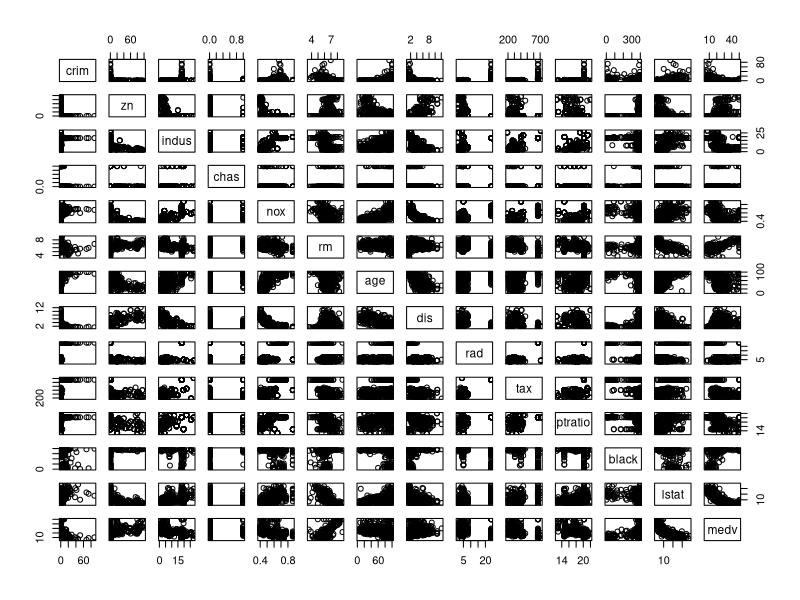
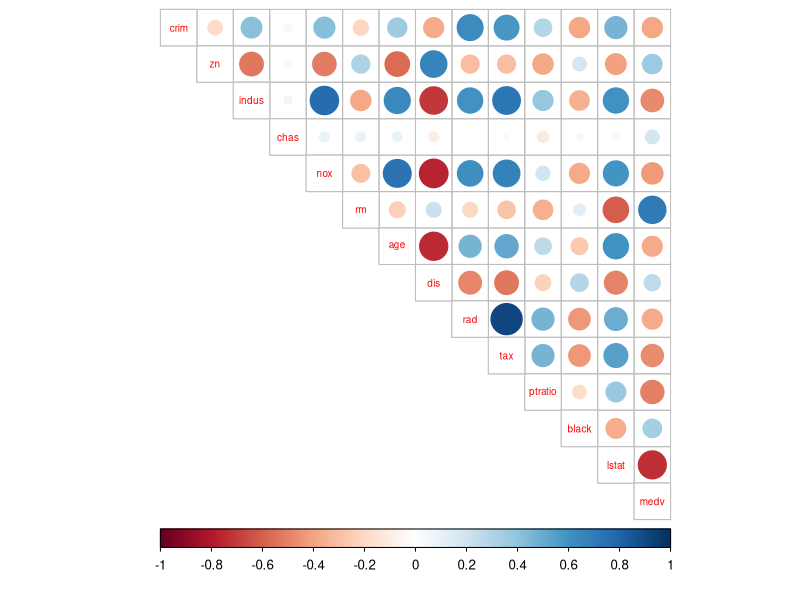
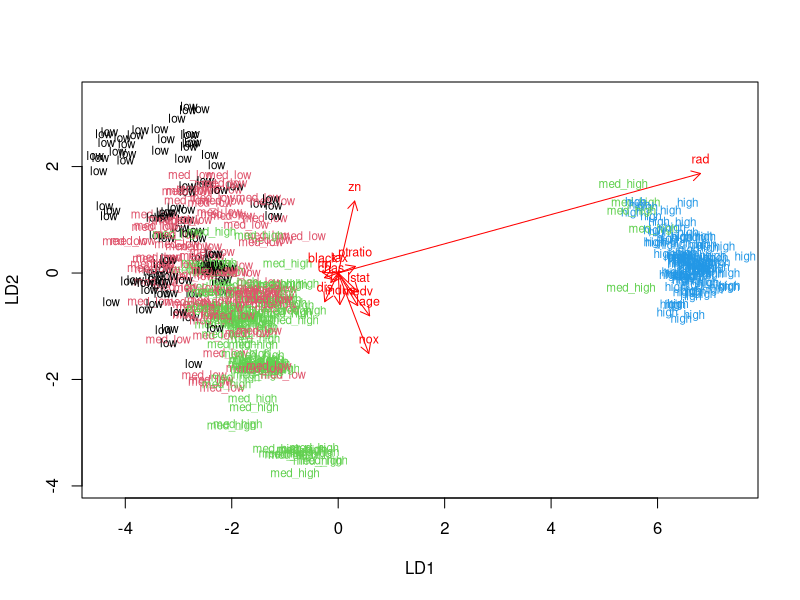
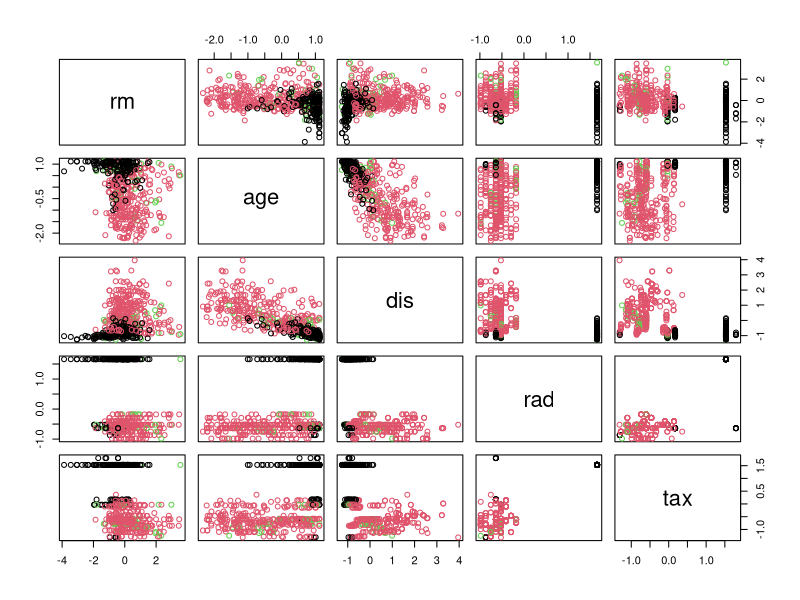
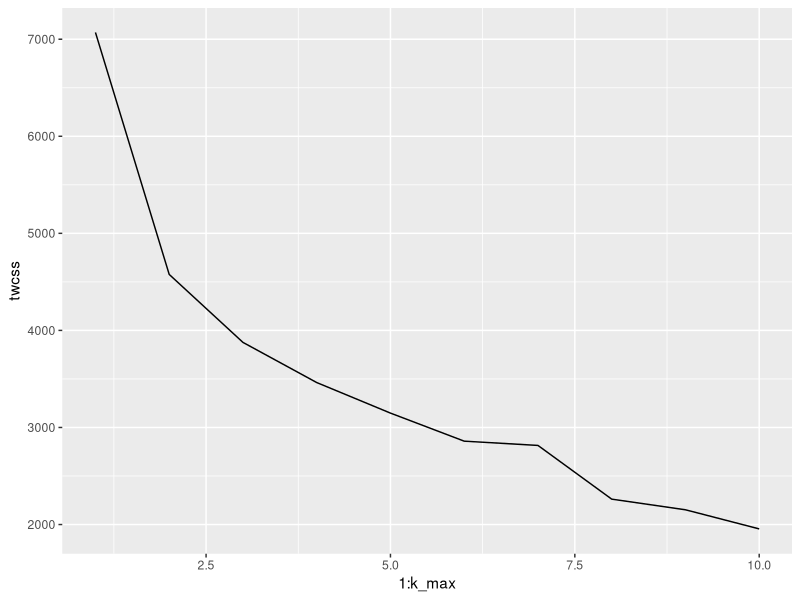
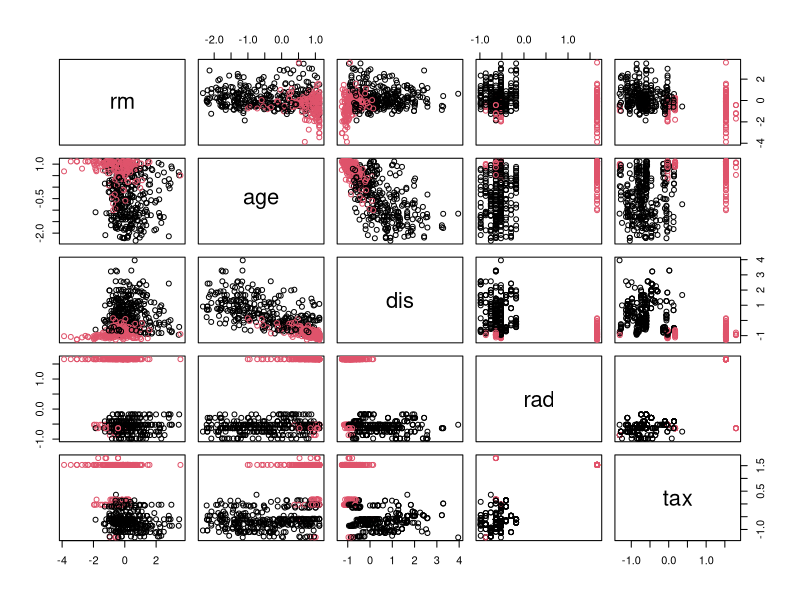

Write the R code that produced these figures, in order.
## ---- chunk 1
date()
## ---- chunk 2
#Accessing the MASS package
library(MASS)

#Loading the data
data("Boston")

#Exploring the dataset
str(Boston)
summary(Boston)


## ---- chunk 3
#Plotting matrix of the variables using pairs
pairs(Boston)


## ---- chunk 4
#Producing a correlation matrix
library(tidyr)
library(corrplot)

#Calculating the correlation matrix and round it
cor_matrix<-cor(Boston) %>% round(digits = 2)

#Priunting the correlation matrix
cor_matrix

## ---- chunk 5
#Visualizing the correlation matrix
corrplot(cor_matrix, method="circle", type="upper", cl.pos="b", tl.pos="d", tl.cex = 0.6)

## ---- chunk 6
#Let us center and standardize variables
boston_scaled <- scale(Boston)

#Summaries of the scaled variables
summary(boston_scaled)

## ---- chunk 7
#Changing the object to data frame
boston_scaled <- as.data.frame(boston_scaled)

## ---- chunk 8
#Creating a quantile vector of 'crim' and printing it
bins <- quantile(boston_scaled$crim)
bins

#Creating a categorical variable 'crime' according to the quantiles set in bins
crime <- cut(boston_scaled$crim, breaks = bins, include.lowest = TRUE, labels = c("low","med_low","med_high","high"))

#Let us look at the table of the new factor crime
table(crime)

#Dropping original variable 'crim' from the dataset
boston_scaled <- dplyr::select(boston_scaled, -crim)

#Replacing removed 'crim' with the new categorical value 'crime' to scaled data
boston_scaled <- data.frame(boston_scaled, crime)

## ---- chunk 9
#The number of rows in the Boston data set 
n <- nrow(boston_scaled)

#Choosing randomly 80% of the rows
ind <- sample(n,  size = n * 0.8)

#Creating 'train' set (80% of the rows)
train <- boston_scaled[ind,]

#Creating 'test' set (20% of the rows)
test <- boston_scaled[-ind,]

#Let us save the correct classes from 'test' data
correct_classes <- test$crime

#And remove the crime variable from 'test' data
test <- dplyr::select(test, -crime)

## ---- chunk 10
#A linear discriminant analysis (LDA)
#Crime rate as target variable, all the others (.) as predictor variables
lda.fit <- lda(crime ~ ., data = train)

#Printing the lda.fit object
lda.fit

#The function for lda biplot arrows
lda.arrows <- function(x, myscale = 1, arrow_heads = 0.1, color = "red", tex = 0.75, choices = c(1,2)){
  heads <- coef(x)
  arrows(x0 = 0, y0 = 0, 
         x1 = myscale * heads[,choices[1]], 
         y1 = myscale * heads[,choices[2]], col=color, length = arrow_heads)
  text(myscale * heads[,choices], labels = row.names(heads), 
       cex = tex, col=color, pos=3)
}

#Target classes as numeric
classes <- as.numeric(train$crime)

#Plotting the results of lda
plot(lda.fit, dimen = 2, col = classes, pch = classes)
lda.arrows(lda.fit, myscale = 2)


## ---- chunk 11
#Prediction of the classes with test data
lda.pred <- predict(lda.fit, newdata = test)

#Cross tabulation of the results
table(correct = correct_classes, predicted = lda.pred$class)


## ---- chunk 12
#Reloading MASS and Boston data sets
library(MASS)
data('Boston')

#Scaling and standardizing the data set 'Boston'
boston_scaled1 <- scale(Boston)

#Changing the object to data frame
boston_scaled2 <- as.data.frame(boston_scaled1)


#Euclidean distance matrix
dist_eu <- dist(boston_scaled2)

#Let us see the summary of the distances
summary(dist_eu)
## ---- chunk 13
#Manhattan distance matrix
dist_man <- dist(boston_scaled2, method = "manhattan")

#Let us now see the summary of the distances again
summary(dist_man)
## ---- chunk 14
#K-means clustering
km <-kmeans(boston_scaled2, centers = 3)

#Plotting the Boston dataset with clusters
#5 columns (columns 6 to 10) have been paired up to make examination more clear
pairs(boston_scaled2[6:10], col = km$cluster)


## ---- chunk 15
library(ggplot2)

#To ensure that the result does not vary every time
set.seed(123)

#Determining the number of clusters
k_max <- 10

#Calculating the total within sum of squares (twcss)
twcss <- sapply(1:k_max, function(k){kmeans(boston_scaled2, k)$tot.withinss})

#Visualizing the results
qplot(x = 1:k_max, y = twcss, geom = 'line')
## ---- chunk 16
#K-means clustering
km <-kmeans(boston_scaled2, centers = 2)

#Plotting the Boston dataset with clusters
pairs(boston_scaled2[6:10], col = km$cluster)

